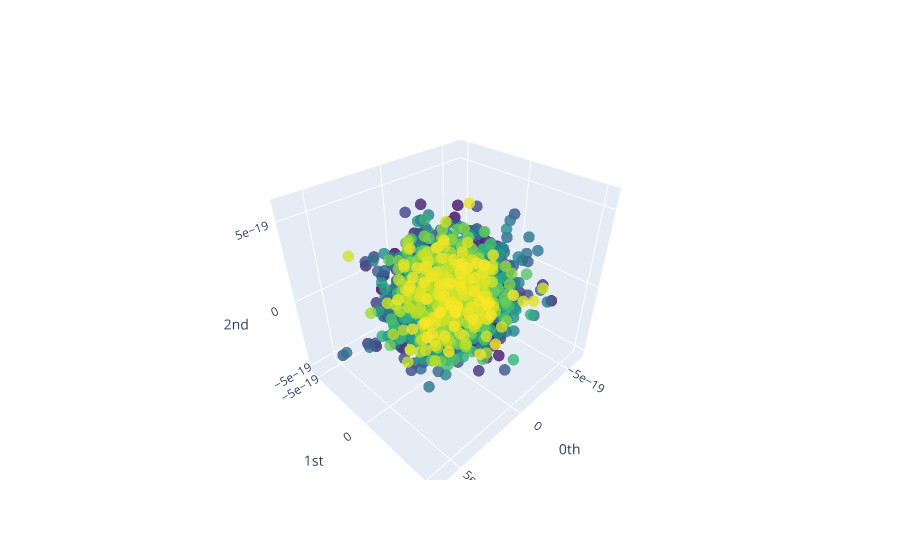

Write notebook code for a chart like this one.
### Code cell
embedding_dimension = 30
embedding_time_delay = 30
stride = 5

embedder = SingleTakensEmbedding(
    parameters_type="search", n_jobs=6, time_delay=embedding_time_delay, dimension=embedding_dimension, stride=stride
)

y_signal_embedded = embedder.fit_transform(noisy_signals[signal_idx])

pca = PCA(n_components=3)
y_signal_embedded_pca = pca.fit_transform(y_signal_embedded)

plot_point_cloud(y_signal_embedded_pca)

### Figure 1 — Plotly figure (JSON) as saved in the notebook; plotly's stock layout.template omitted (floating-point values rounded to 4 significant figures; data arrays with more than 128 entries replaced by an {"elided": "..."} marker saying what was removed)
{"data": [{"marker": {"color": {"elided": "1713 int values"}, "colorscale": [[0, "#440154"], [0.1111, "#482878"], [0.2222, "#3e4989"], [0.3333, "#31688e"], [0.4444, "#26828e"], [0.5556, "#1f9e89"], [0.6667, "#35b779"], [0.7778, "#6ece58"], [0.8889, "#b5de2b"], [1, "#fde725"]], "opacity": 0.8, "size": 4}, "mode": "markers", "type": "scatter3d", "x": {"elided": "1713 float values"}, "y": {"elided": "1713 float values"}, "z": {"elided": "1713 float values"}}], "layout": {"scene": {"xaxis": {"exponentformat": "e", "showexponent": "all", "title": {"text": "0th"}, "type": "linear"}, "yaxis": {"exponentformat": "e", "showexponent": "all", "title": {"text": "1st"}, "type": "linear"}, "zaxis": {"exponentformat": "e", "showexponent": "all", "title": {"text": "2nd"}, "type": "linear"}}}}
